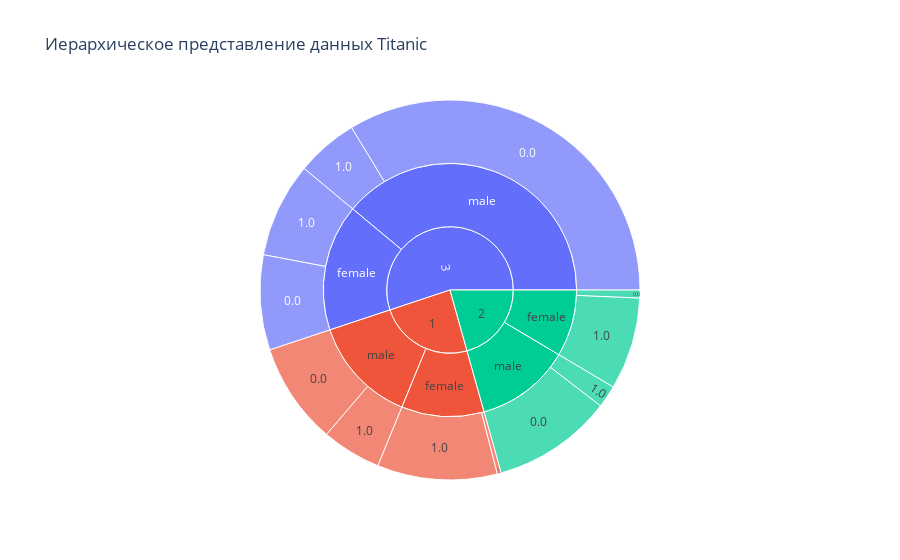

The cell this chart's notebook holds for it:
### Markdown cell above
График 8: Диаграмма солнечных лучей (интерактивная)

### Code cell
fig = px.sunburst(data.dropna(subset=['Pclass', 'Sex', 'Survived']), 
                  path=['Pclass', 'Sex', 'Survived'],
                  title='Иерархическое представление данных Titanic')
fig.show()

### Figure 1 — Plotly figure (JSON) as saved in the notebook; plotly's stock layout.template omitted (floating-point values rounded to 4 significant figures)
{"data": [{"branchvalues": "total", "domain": {"x": [0, 1], "y": [0, 1]}, "hovertemplate": "labels=%{label}<br>count=%{value}<br>parent=%{parent}<br>id=%{id}<extra></extra>", "ids": ["3/male/0.0", "1/female/1.0", "3/female/1.0", "1/male/0.0", "2/female/1.0", "3/female/0.0", "2/male/1.0", "2/male/0.0", "1/male/1.0", "3/male/1.0", "2/female/0.0", "1/female/0.0", "3/male", "1/female", "3/female", "1/male", "2/female", "2/male", "3", "1", "2"], "labels": ["0.0", "1.0", "1.0", "0.0", "1.0", "0.0", "1.0", "0.0", "1.0", "1.0", "0.0", "0.0", "male", "female", "female", "male", "female", "male", "3", "1", "2"], "name": "", "parents": ["3/male", "1/female", "3/female", "1/male", "2/female", "3/female", "2/male", "2/male", "1/male", "3/male", "2/female", "1/female", "3", "1", "3", "1", "2", "2", "", "", ""], "type": "sunburst", "values": [300, 91, 72, 77, 70, 72, 17, 91, 45, 47, 6, 3, 347, 94, 144, 122, 76, 108, 491, 216, 184]}], "layout": {"legend": {"tracegroupgap": 0}, "title": {"text": "Иерархическое представление данных Titanic"}}}
